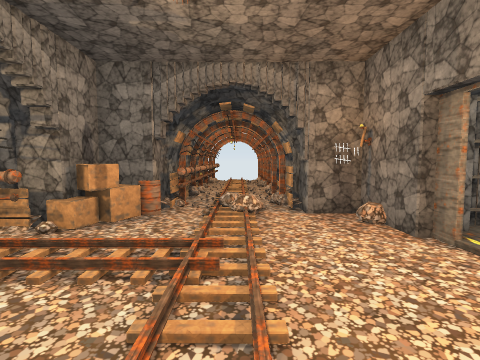
[1] (above)

12 first-person views from a walk through a Unity game level. The camera is 1.4 m above the floor, tilts 4° down and sees 85° across. Doors are open. The floor is counted in squares, 1 m on a side. Each view is taken from the middle of a square. On the plan, view 1 faces up. The plan holds only what a view shows up to about 13 squares ahead; the rest is blank. The place goes on beyond the plan.

[2]
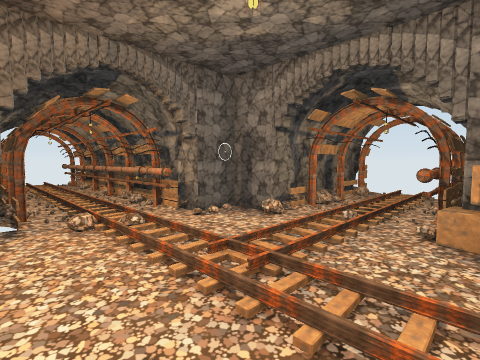

[3]
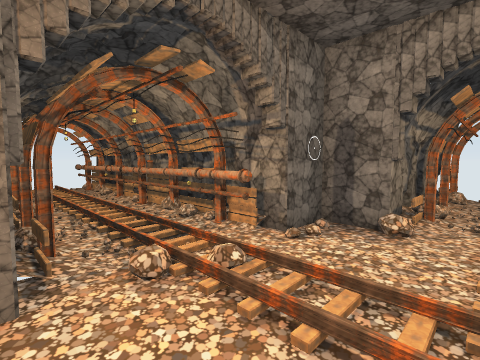

[4]
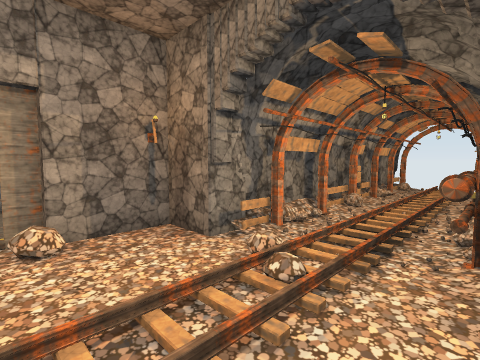

[5]
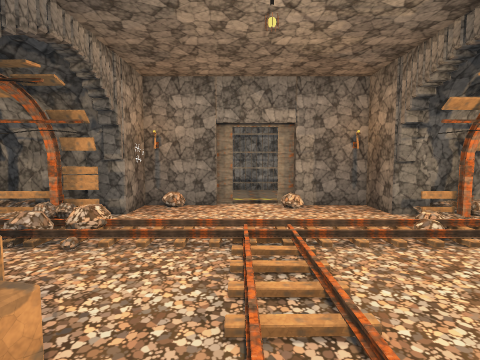

[6]
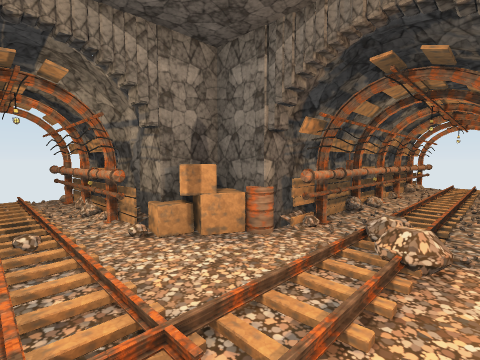

[7]
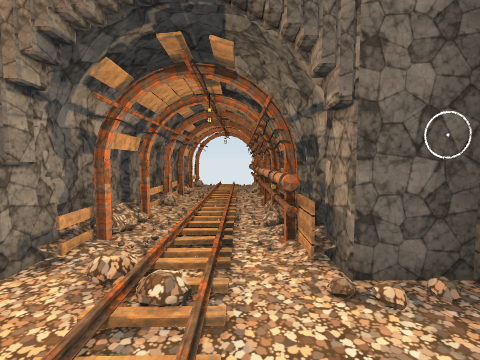

[8]
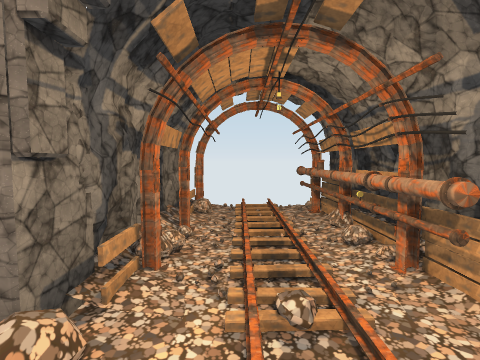

[9]
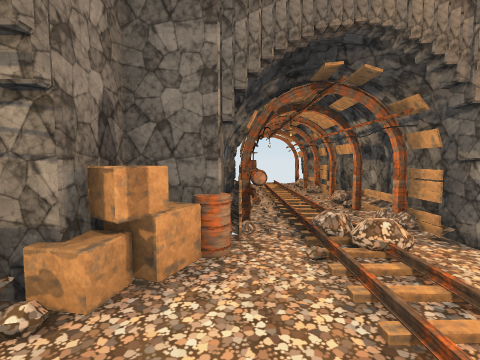

[10]
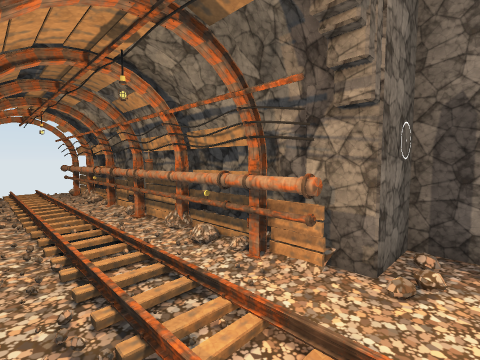

[11]
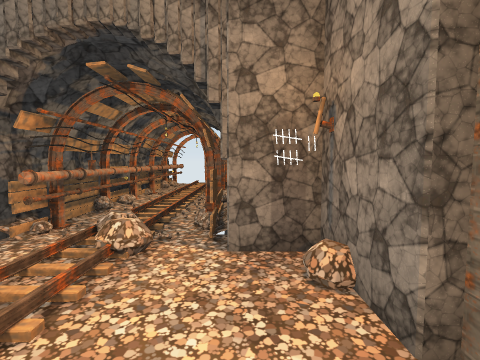

[12]
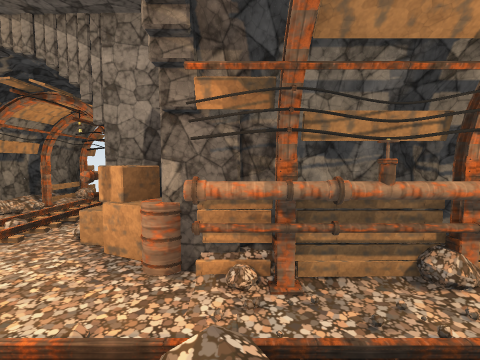

### Floor plan
Key: @ floor where view 1 was taken; # wall or solid block; . floor; / step, stairs or slope; D open door; O other object.
Columns run from 10 left of view 1 to 4 right of it. Each row starts with its distance up from view 1.
 11        OO  OO
 10        #O  OO
  9         O  OO
  8         O.//#
  7       #OO./.##
  6 OOOOO##O../..#
  5 OOOOOOO.../..##
  4      //////..DD
  3      //////..DD
  2 OOOOOO#.../..##
  1 OOOOO##.../..#
  0       ###.@/##
 -1         O./.#
 -2         O  OO
 -3        OO  OO
 -4        #O   O
 -5         O  OO
 -6         O  OO
 -7        OO   O
 -8         O  OO
 -9        OO  OO
-10         O   O
-11         O  OO
-12         O  OO

Positions as (right, up) in squares from view 1, and headings:
1: (0, 0), facing up
2: (2, 6), facing down-left
3: (2, 3), facing down-left
4: (-2, 3), facing down-right
5: (-5, 4), facing right
6: (1, 3), facing up-left
7: (-1, 3), facing down
8: (-2, 3), facing left
9: (-2, 3), facing up
10: (1, 1), facing down-left
11: (2, 3), facing up
12: (1, 8), facing left
